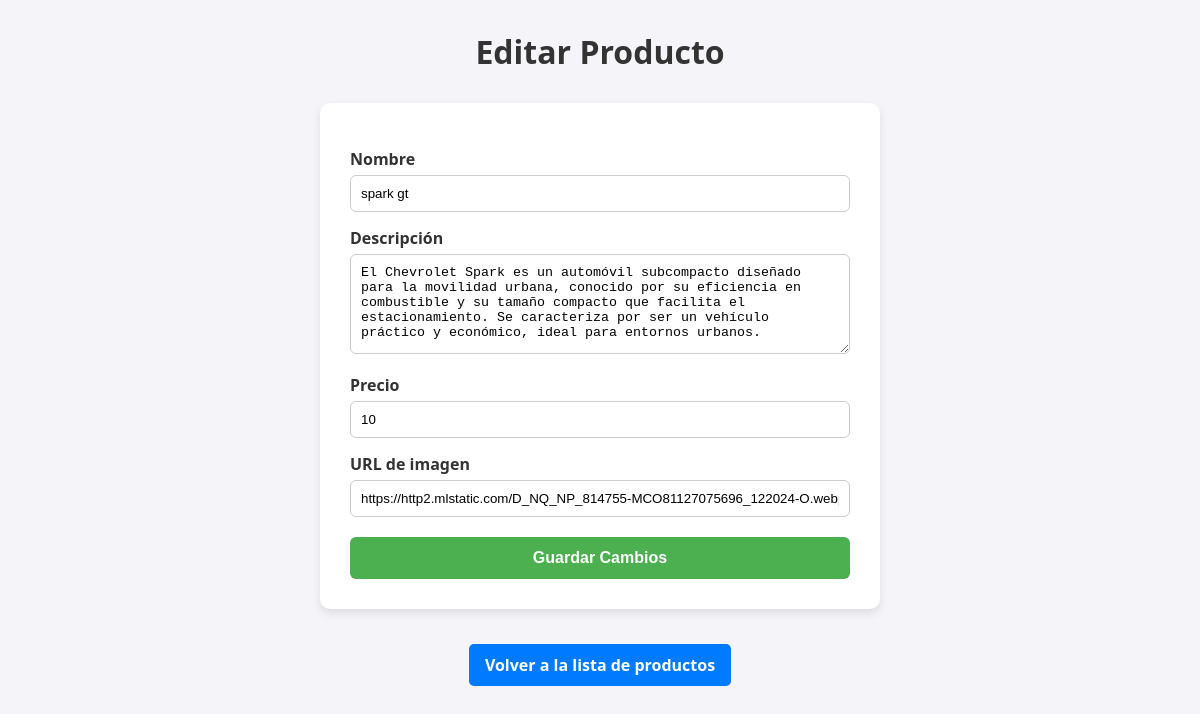
Screenshot of /editar_producto/2 with the database file from the repository.
### app.py (models this page shows)
class Producto(db.Model):
    id = db.Column(db.Integer, primary_key=True)
    nombre = db.Column(db.String(100), nullable=False)
    descripcion = db.Column(db.String(200), nullable=True)
    precio = db.Column(db.String(50), nullable=False)
    imagen_url = db.Column(db.String(300), nullable=True)

### app.py (the view, shortened to what this page needs)
@app.route('/editar_producto/<int:producto_id>', methods=['GET', 'POST'])
def editar_producto(producto_id):
    producto = Producto.query.get_or_404(producto_id)
    return render_template('editar_producto.html', producto=producto)

### templates/editar_producto.html (shortened to what this page needs)
<!DOCTYPE html>
<html lang="es">
<head>
</head>
<body>
    <h1>Editar Producto</h1>
    <form method="POST" enctype="multipart/form-data">
        <label for="nombre">Nombre</label>
        <input type="text" name="nombre" value="{{ producto.nombre }}" required>
        <label for="descripcion">Descripción</label>
        <textarea name="descripcion" required>{{ producto.descripcion }}</textarea>
        <label for="precio">Precio</label>
        <input type="number" name="precio" value="{{ producto.precio }}" required>
        <label for="imagen_url">URL de imagen</label>
        <input type="text" name="imagen_url" value="{{ producto.imagen_url }}" required>
        <button type="submit">Guardar Cambios</button>
    </form>
    <div class="links">
        <a href="{{ url_for('lista_productos') }}" class="button">Volver a la lista de productos</a>
    </div>
</body>
</html>

### templates/editar_producto.html (style rules this page uses)
body { font-family: 'Segoe UI', Tahoma, Geneva, Verdana, sans-serif; background-color: #f4f4f9; margin: 0; padding: 0; }
h1 { text-align: center; color: #333; margin-top: 30px; }
form { max-width: 500px; background-color: #ffffff; margin: 30px auto; padding: 30px; border-radius: 10px; box-shadow: 0 4px 10px rgba(0, 0, 0, 0.1); }
label { display: block; margin-top: 15px; font-weight: bold; color: #333; }
input[type="text"], input[type="number"], textarea { width: 100%; padding: 10px; margin-top: 5px; border: 1px solid #ccc; border-radius: 6px; box-sizing: border-box; resize: vertical; }
textarea { min-height: 100px; }
button { margin-top: 20px; width: 100%; background-color: #4CAF50; color: white; padding: 12px; border: none; border-radius: 6px; font-size: 16px; font-weight: bold; cursor: pointer; }
.links { text-align: center; margin-top: 20px; }
.button { display: inline-block; background-color: #007BFF; color: white; padding: 10px 16px; border-radius: 5px; text-decoration: none; font-weight: bold; margin: 5px; }

### rows the page displays
Producto: nombre "spark gt", descripcion "El Chevrolet Spark es un automóvil subcompacto diseñado para la movilidad urbana, conocido por su eficiencia en combustible y su tamaño compacto que facilita el estacionamiento. Se caracteriza por ser un vehículo práctico y económico, ideal para entornos urbanos.", precio "10", imagen_url "https://http2.mlstatic.com/D_NQ_NP_814755-MCO81127075696_122024-O.webp"
